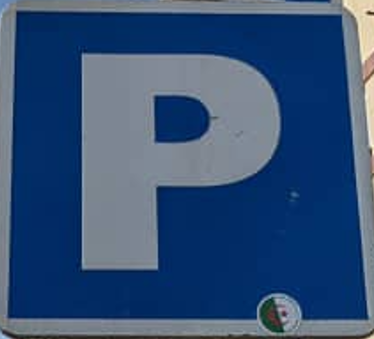
#> input picture inputs/image.png, 374 x 339 px
$ python sift_match.py
#> lines starting #> are read from the running program, lines starting #| are printed output that depends on the picture
import cv2
import os
import numpy as np
import matplotlib.pyplot as plt

# Load the query image in grayscale
img1 = cv2.imread('inputs/image.png', cv2.IMREAD_GRAYSCALE)
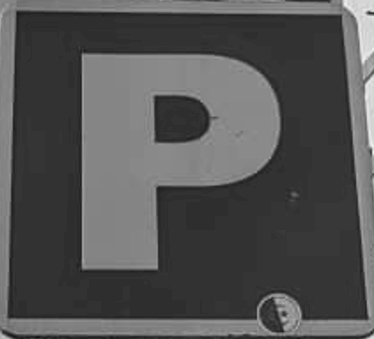
#> img1: shape (339, 374); min 21, max 245, mean 83.1

# Create a mask for the region of interest in the query image
mask = np.zeros(img1.shape, dtype=np.uint8)
#> (the run stopped early here; a loop or call above may not have finished)
